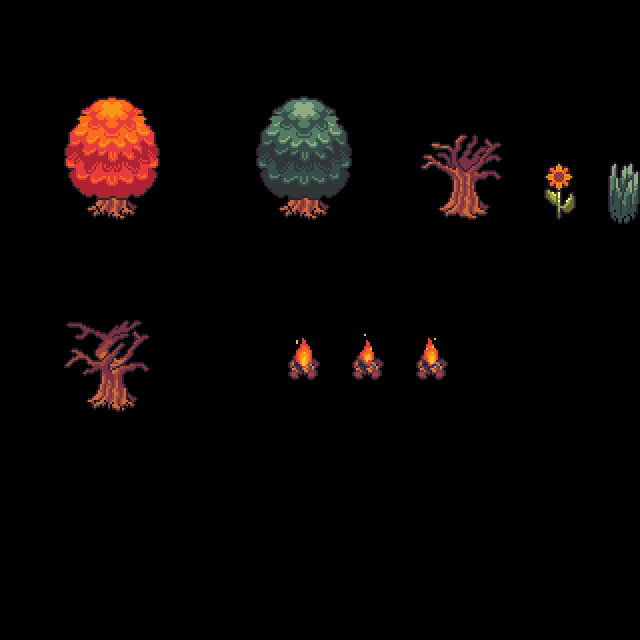

Rendered tile map (Tiled .tmx) drawn with the repository's tilesets; below, a short description and the full map source, tile grids included:
An orthogonal 20x20 tile map with 32x32 px tiles, 3 tile layers (input_ground_deco_1, output_ground_deco_1, output_ground_deco_2).

<map version="1.9" tiledversion="1.9.1" orientation="orthogonal" renderorder="right-down" width="20" height="20" tilewidth="32" tileheight="32" infinite="0" nextlayerid="5" nextobjectid="1">
 <properties>
  <property name="DeleteTiles" type="bool" value="false" />
 </properties>
 <tileset firstgid="1" source="../tilesets/GreenForest_Tiles.tsx" />
 <layer id="2" name="input_ground_deco_1" width="20" height="20">
  <data encoding="csv">
0,0,0,0,0,0,0,0,0,0,0,0,0,0,0,0,0,0,0,0,
0,0,0,0,0,0,0,0,0,0,0,0,0,0,0,0,0,0,0,0,
0,0,0,0,0,0,0,0,0,0,0,0,0,0,0,0,0,0,0,0,
0,0,0,0,0,0,0,0,0,0,0,0,0,0,0,0,0,0,0,0,
0,0,0,0,0,0,0,0,0,0,0,0,0,0,0,0,0,0,0,0,
0,0,0,0,0,0,0,0,0,0,0,0,0,0,0,0,0,0,0,0,
0,0,212,213,214,0,0,0,209,210,211,0,0,105,106,107,0,40,0,63,
0,0,0,0,0,0,0,0,0,0,0,0,0,0,0,0,0,0,0,0,
0,0,0,0,0,0,0,0,0,0,0,0,0,0,0,0,0,0,0,0,
0,0,0,0,0,0,0,0,0,0,0,0,0,0,0,0,0,0,0,0,
0,0,0,0,0,0,0,0,0,0,0,0,0,0,0,0,0,0,0,0,
0,0,0,0,0,0,0,0,0,116,0,117,0,118,0,0,0,0,0,0,
0,0,108,109,110,0,0,0,0,0,0,0,0,0,0,0,0,0,0,0,
0,0,0,0,0,0,0,0,0,0,0,0,0,0,0,0,0,0,0,0,
0,0,0,0,0,0,0,0,0,0,0,0,0,0,0,0,0,0,0,0,
0,0,0,0,0,0,0,0,0,0,0,0,0,0,0,0,0,0,0,0,
0,0,0,0,0,0,0,0,0,0,0,0,0,0,0,0,0,0,0,0,
0,0,0,0,0,0,0,0,0,0,0,0,0,0,0,0,0,0,0,0,
0,0,0,0,0,0,0,0,0,0,0,0,0,0,0,0,0,0,0,0,
0,0,0,0,0,0,0,0,0,0,0,0,0,0,0,0,0,0,0,0
</data>
 </layer>
 <layer id="3" name="output_ground_deco_1" width="20" height="20">
  <data encoding="csv">
0,0,0,0,0,0,0,0,0,0,0,0,0,0,0,0,0,0,0,0,
0,0,0,0,0,0,0,0,0,0,0,0,0,0,0,0,0,0,0,0,
0,0,0,0,0,0,0,0,0,0,0,0,0,0,0,0,0,0,0,0,
0,0,0,0,0,0,0,0,0,0,0,0,0,0,0,0,0,0,0,0,
0,0,0,0,0,0,0,0,0,0,0,0,0,0,0,0,0,0,0,0,
0,0,0,187,0,0,0,0,0,184,0,0,0,0,80,0,0,0,0,0,
0,0,212,213,214,0,0,0,209,210,211,0,0,105,106,107,0,40,0,63,
0,0,0,0,0,0,0,0,0,0,0,0,0,0,0,0,0,0,0,0,
0,0,0,0,0,0,0,0,0,0,0,0,0,0,0,0,0,0,0,0,
0,0,0,0,0,0,0,0,0,0,0,0,0,0,0,0,0,0,0,0,
0,0,0,0,0,0,0,0,0,0,0,0,0,0,0,0,0,0,0,0,
0,0,0,83,0,0,0,0,0,116,0,117,0,118,0,0,0,0,0,0,
0,0,108,109,110,0,0,0,0,0,0,0,0,0,0,0,0,0,0,0,
0,0,0,0,0,0,0,0,0,0,0,0,0,0,0,0,0,0,0,0,
0,0,0,0,0,0,0,0,0,0,0,0,0,0,0,0,0,0,0,0,
0,0,0,0,0,0,0,0,0,0,0,0,0,0,0,0,0,0,0,0,
0,0,0,0,0,0,0,0,0,0,0,0,0,0,0,0,0,0,0,0,
0,0,0,0,0,0,0,0,0,0,0,0,0,0,0,0,0,0,0,0,
0,0,0,0,0,0,0,0,0,0,0,0,0,0,0,0,0,0,0,0,
0,0,0,0,0,0,0,0,0,0,0,0,0,0,0,0,0,0,0,0
</data>
 </layer>
 <layer id="4" name="output_ground_deco_2" width="20" height="20">
  <data encoding="csv">
0,0,0,0,0,0,0,0,0,0,0,0,0,0,0,0,0,0,0,0,
0,0,0,0,0,0,0,0,0,0,0,0,0,0,0,0,0,0,0,0,
0,0,0,0,0,0,0,0,0,0,0,0,0,0,0,0,0,0,0,0,
0,0,134,135,136,0,0,0,131,132,133,0,0,0,0,0,0,0,0,0,
0,0,160,161,162,0,0,0,157,158,159,0,0,53,54,55,0,0,0,0,
0,0,186,0,188,0,0,0,183,0,185,0,0,79,0,81,0,14,0,37,
0,0,0,0,0,0,0,0,0,0,0,0,0,0,0,0,0,0,0,0,
0,0,0,0,0,0,0,0,0,0,0,0,0,0,0,0,0,0,0,0,
0,0,0,0,0,0,0,0,0,0,0,0,0,0,0,0,0,0,0,0,
0,0,0,0,0,0,0,0,0,0,0,0,0,0,0,0,0,0,0,0,
0,0,56,57,58,0,0,0,0,90,0,91,0,92,0,0,0,0,0,0,
0,0,82,0,84,0,0,0,0,0,0,0,0,0,0,0,0,0,0,0,
0,0,0,0,0,0,0,0,0,0,0,0,0,0,0,0,0,0,0,0,
0,0,0,0,0,0,0,0,0,0,0,0,0,0,0,0,0,0,0,0,
0,0,0,0,0,0,0,0,0,0,0,0,0,0,0,0,0,0,0,0,
0,0,0,0,0,0,0,0,0,0,0,0,0,0,0,0,0,0,0,0,
0,0,0,0,0,0,0,0,0,0,0,0,0,0,0,0,0,0,0,0,
0,0,0,0,0,0,0,0,0,0,0,0,0,0,0,0,0,0,0,0,
0,0,0,0,0,0,0,0,0,0,0,0,0,0,0,0,0,0,0,0,
0,0,0,0,0,0,0,0,0,0,0,0,0,0,0,0,0,0,0,0
</data>
 </layer>
</map>
